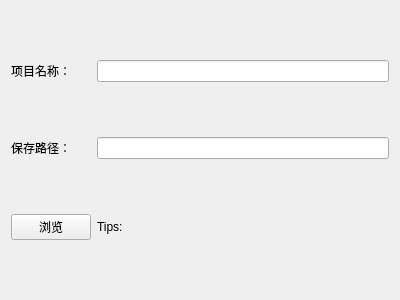
<?xml version="1.0" encoding="UTF-8"?>
<ui version="4.0">
 <class>proSetPage</class>
 <widget class="QWizardPage" name="proSetPage">
  <property name="geometry">
   <rect>
    <x>0</x>
    <y>0</y>
    <width>400</width>
    <height>300</height>
   </rect>
  </property>
  <property name="windowTitle">
   <string>WizardPage</string>
  </property>
  <layout class="QGridLayout" name="gridLayout">
   <item row="0" column="1">
    <widget class="QLineEdit" name="lineEdit_name"/>
   </item>
   <item row="1" column="0">
    <widget class="QLabel" name="label_path">
     <property name="text">
      <string>保存路径：</string>
     </property>
    </widget>
   </item>
   <item row="1" column="1">
    <widget class="QLineEdit" name="lineEdit_path"/>
   </item>
   <item row="0" column="0">
    <widget class="QLabel" name="label_name">
     <property name="text">
      <string>项目名称：</string>
     </property>
    </widget>
   </item>
   <item row="2" column="0">
    <widget class="QPushButton" name="pushButton_browse">
     <property name="text">
      <string>浏览</string>
     </property>
    </widget>
   </item>
   <item row="2" column="1">
    <widget class="QLabel" name="label_tips">
     <property name="text">
      <string>Tips:</string>
     </property>
    </widget>
   </item>
  </layout>
 </widget>
 <resources/>
 <connections/>
</ui>
